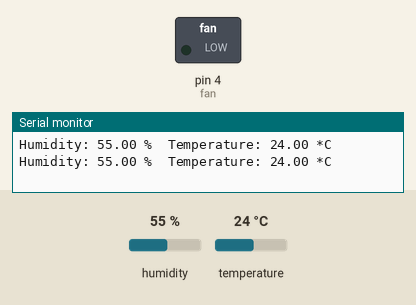
Bench run of a sketch on a simulated Arduino Uno, built with avr-gcc and run on an emulated ATmega328P. On the bench: switched loads named in the sketch (green lamp = pin HIGH), the last lines printed to the serial monitor. Inputs (shaded band) come from the test bench; at power-on: humidity 55 %, temperature 24 °C.

Above: at 4.8 s.
4.9 s: humidity set to 59 %
7.9 s: humidity set to 62 %
At 8.5 s:
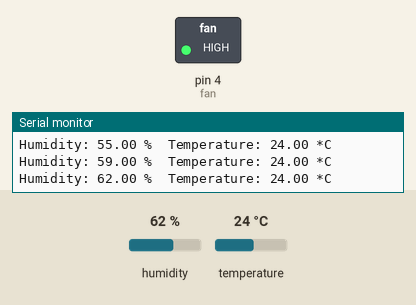
10.9 s: humidity set to 22 %
At 13.3 s:
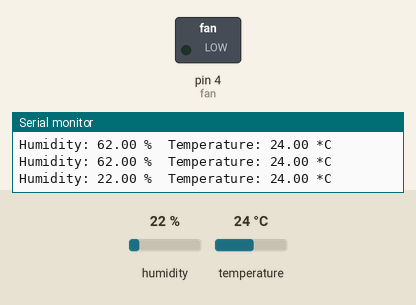
13.9 s: humidity set to 68 %
At 15.0 s:
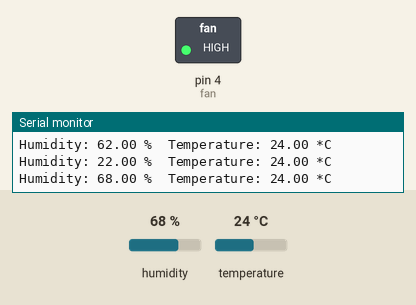
Timing chart, 0 to 16.9 s (numbered marks = the images above; inputs shaded):
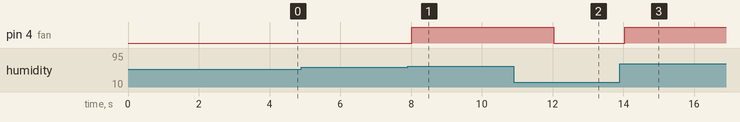

The sketch:

AM2302.ino
```cpp
#include "DHT.h"

#define DHTPIN 2     // what pin we're connected to
#define DHTTYPE DHT22   // DHT 22  (AM2302)
#define fan 4


// peters first commit
// testing new branch
int maxHum = 60;
int maxTemp = 40;

DHT dht(DHTPIN, DHTTYPE);

void setup() {
  pinMode(fan, OUTPUT);
  Serial.begin(9600);
  dht.begin();
}

void loop() {
  // Wait a few seconds between measurements.
  delay(2000);

  // Reading temperature or humidity takes about 250 milliseconds!
  // Sensor readings may also be up to 2 seconds 'old' (its a very slow sensor)
  float h = dht.readHumidity();
  // Read temperature as Celsius
  float t = dht.readTemperature();

  // Check if any reads failed and exit early (to try again).
  if (isnan(h) || isnan(t)) {
    Serial.println("Failed to read from DHT sensor!");
    return;
  }

  if(h > maxHum || t > maxTemp) {
      digitalWrite(fan, HIGH);
  } else {
     digitalWrite(fan, LOW);
  }

  Serial.print("Humidity: ");
  Serial.print(h);
  Serial.print(" %\t");
  Serial.print("Temperature: ");
  Serial.print(t);
  Serial.println(" *C ");

}
```

Measured:
- the behaviour switches between 60 and 61 % on humidity (found by bisection; images 0 and 1)
- after the input at 7.9 s, pin 4 (fan): LOW → HIGH after 0.12 s
- after the input at 10.9 s, pin 4 (fan): HIGH → LOW after 1.1 s
- after the input at 13.9 s, pin 4 (fan): LOW → HIGH after 0.14 s
